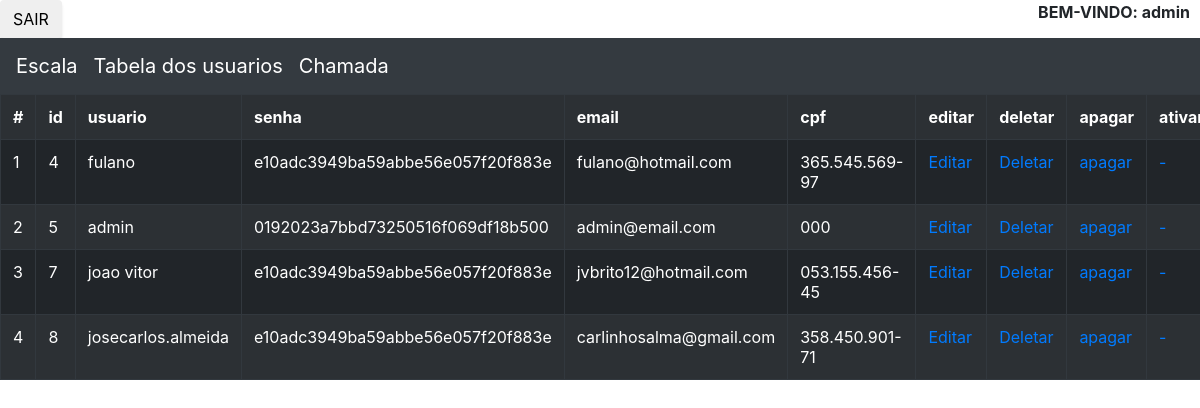
The app's page /?pag=4 (signed in), older data.
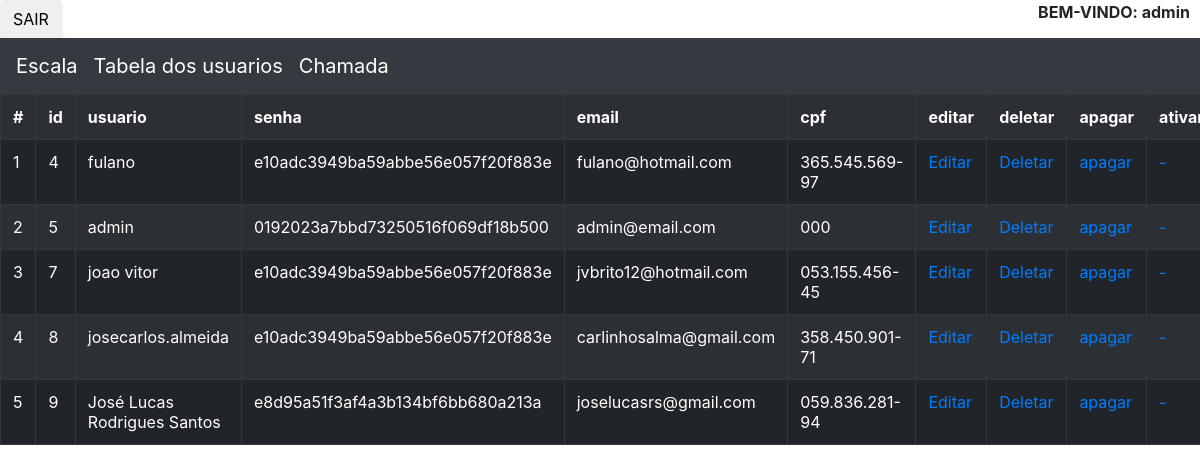
The same page, newer data.
### tables this page shows
CREATE TABLE `inscrever` (
  `id` int(200) NOT NULL,
  `usuario` varchar(240) NOT NULL,
  `cpf` varchar(50) NOT NULL,
  `presenca` int(12) NOT NULL,
  `senha` varchar(255) NOT NULL,
  `email` varchar(255) NOT NULL,
  `valor` int(100) NOT NULL,
  `voluntario` int(200) NOT NULL
);

### tabela_cadastro.php (the view, shortened to what this page needs)
<?php
	$sql= "SELECT * FROM inscrever ";
	$result = mysqli_query($conn,$sql);
	$row =  mysqli_fetch_assoc($result);
$i=0;
  $table= "<table border='1' class='table table-striped table-dark'>
	<tr>
		<th>#</th>
		<th>id</th>
		<th>usuario</th>
		<th>senha</th>
		<th>email</th>
		<th>cpf</th>
		<th>editar</th>
		<th>deletar</th>
		<th>apagar</th>
		<th>ativar</th>
	</tr>" ;
do{
	$i++;
	$id 	= @$row['id'];
	$usu 	= @$row['usuario'];
	$senha 	= @$row['senha'];
	$email	= @$row['email'];
	$cpf 	= @$row['cpf'];
	$ativar	= @$row['valor']==1?"ativar":"-";
  $table .= "
	<tr>
		<td>$i</td>
		<td>$id</td>
		<td>$usu</td>
		<td>$senha</td>
		<td>$email</td>
		<td>$cpf</td>
		<td>
		<a href='./?pag=2&id=$id'>
		Editar
		</a>
		</td>
		<td><a href='crud.php?deletar=true&ok_cadastro=true&id=$id'>Deletar</a></td>
		<td><a href='crud.php?apagar=true&ok_cadastro=true&id=$id'>apagar</a></td>
		<td><a href='crud.php?ativar=true&ok_cadastro=true&id=$id'>$ativar</a></td>
	</tr>";
}
while($row =  mysqli_fetch_assoc($result));
 $table .= "</table>";
	echo $table;
 ?>

### index.php (shortened to what this page needs)
<?php
	include('connect.php');
	 $pag=@$_GET['pag']?@$_GET['pag']:"erro";
 	echo $login =@$_SESSION['JVB']? "<a href='?pag=5'><button  class='btn btn-ligth btn-md' >SAIR</button></a>" :"<a href='./?pag=3'><button  class='btn btn-ligth btn-md'>LOGIN</button></a>";
 ?>
<!DOCTYPE html>
<html lang="pt_br">
<head>
 <link rel="stylesheet" href="bootstrap/css/bootstrap.min.css" >
 	<link rel="stylesheet" href="css/site-demos.css">
 	<link rel="stylesheet" href="css/style.css" >
   <link href="vendor/bootstrap/css/bootstrap.min.css" rel="stylesheet">
    <link href="vendor/fontawesome-free/css/all.min.css" rel="stylesheet" type="text/css">
    <link href="vendor/simple-line-icons/css/simple-line-icons.css" rel="stylesheet">
    <link href="css/stylish-portfolio.min.css" rel="stylesheet">
  <link href="bootstrap/css/bootstrap.css" type="text/css" rel="stylesheet">
</head>
<body>
<div class="direita">
		<b><?php if(@$_SESSION['USU']){echo "BEM-VINDO: " .@$_SESSION['USU'];} ?></b>
	</div>
	<?php if((@$pag!=2)&&(@$pag!=3)){
	 if (@$_SESSION['MASTER']=='true'){ ?>
<nav class="navbar navbar-expand-lg navbar-dark bg-dark">
		  <div class="collapse navbar-collapse" id="navbarNavAltMarkup">
		    <div class="navbar-nav">
		  <a class="navbar-brand"  href="?pag=1">Escala</a>
		  <a class="navbar-brand"  href="?pag=4">Tabela dos usuarios</a>
		  <a class="navbar-brand"  href="?pag=7">Chamada</a>
		     <?php } ?>
		    </div>
		  </div>
		</nav>
		<?php } ?>
	<?php
  switch (@$pag) {
    case '4': include('tabela_cadastro.php');		break;
  }
?>
</body>
</html>

### css/style.css (style rules this page uses)
body { background-image: ; transition: background 2s linear, border 3s; margin: 0; padding: 0; height: 100vh; }

### index.php (style rules this page uses)
.direita { margin-right: 10px; float:right; }

Row changes from the older to the newer data that the page shows:
added inscrever: id "9", usuario "José Lucas Rodrigues Santos", senha "e8d95a51f3af4a3b134bf6bb680a213a", email "joselucasrs@gmail.com", cpf "059.836.281-94", valor "-"
